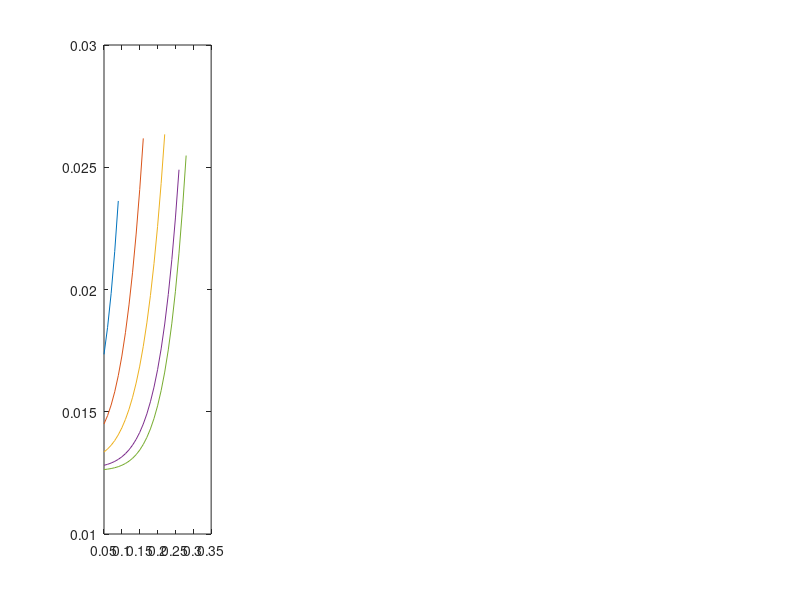

This chart was generated by the following MATLAB code: (Note: this script raises an error after producing the figure.)
clear;
close all;

%% Distance measurement
mean_list = 0.1:0.1:0.5;
std_list = 0.05:0.01:0.3;
N_list = [10 50 100 500];

res = nan(length(mean_list), length(std_list), length(N_list));

for kk = 1:length(mean_list)
    for jj = 1:length(std_list)
        m = mean_list(kk);
        v = std_list(jj);
        v = v * v;
        a = ((1 - m) / v - 1 / m) * m * m;
        b = a * (1 / m - 1);
        if a < 1 || b < 1
            continue;
        end
            
        for ii = 1:length(N_list)
            N = N_list(ii);
            Ep = a / (a + b);
            Vp = a * b * (a + b + N) / N / (a + b) ^ 2 / (a + b + 1);

            step = 10000;
            x2 = linspace(-0.5 * N, 1.5 * N, step);
            n_cdf = normcdf(x2 / N, Ep, sqrt(Vp));

            floor_x2 = floor(x2);
            floor_x2(x2 < 0) = 0;
            floor_x2(x2 > N) = N;
            bb_pmf = exp(gammaln(N + 1)-gammaln(floor_x2 + 1)-gammaln(N - floor_x2 + 1)) .* ...
                beta((a + floor_x2),(b + N - floor_x2)) / beta(a, b);
            bb_pmf(x2 < 0) = 0;
            bb_pmf([false bb_pmf(1:end-1) == bb_pmf(2:end)]) = 0;
            bb_cdf = cumsum(bb_pmf);

            res(kk, jj, ii) = sum(abs(n_cdf - bb_cdf)) / (step - 1);
        end
    end
end

for ii = 1:length(N_list)
    ax(ii) = subplot(1, length(N_list), ii);
    for kk = 1:length(mean_list)
        plot(std_list, res(kk, :, ii))
        hold on;
    end
    title("N = " + num2str(N_list(ii)));
    xlim([0.05 0.3])
end

legend("0.1", "0.2", "0.3", "0.4", "0.5")
leg = legend('show');
title(leg,'Mean')

linkaxes(ax,'y');
yticklabels(ax(2:end),{})
t.TileSpacing = 'compact';
ylim([0 0.03]);